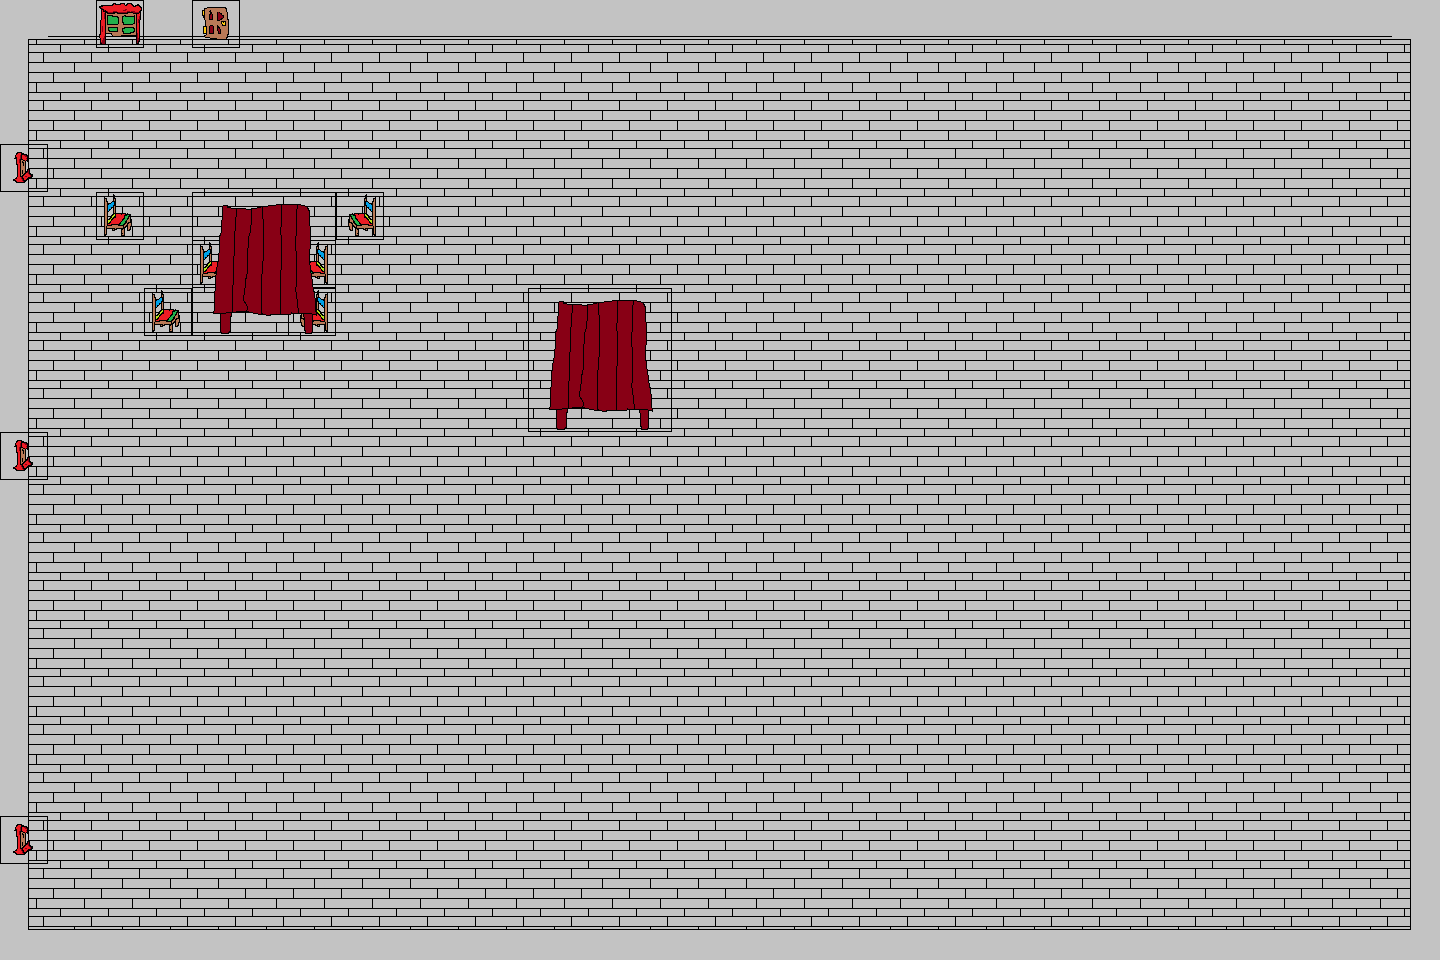

Tiled map render using the project's own tile images. Description and the whole map definition, tile-layer contents included, below:
An orthogonal 30x20 tile map with 48x48 px tiles, 3 tile layers (Floor Layer, Chair Layer, Collision Layer) and 5 objects.

<map version="1.10" tiledversion="1.10.2" orientation="orthogonal" renderorder="right-down" width="30" height="20" tilewidth="48" tileheight="48" infinite="0" nextlayerid="7" nextobjectid="6">
 <properties>
  <property name="Collision" type="bool" value="true" />
 </properties>
 <tileset firstgid="1" source="../TileSets/incrediblybadmspainttileset.tsx" />
 <layer id="1" name="Floor Layer" width="30" height="20">
  <data encoding="csv">
1,1,1,1,1,1,1,1,1,1,1,1,1,1,1,1,1,1,1,1,1,1,1,1,1,1,1,1,1,1,
1,1,1,1,1,1,1,1,1,1,1,1,1,1,1,1,1,1,1,1,1,1,1,1,1,1,1,1,1,1,
1,1,1,1,1,1,1,1,1,1,1,1,1,1,1,1,1,1,1,1,1,1,1,1,1,1,1,1,1,1,
1,1,1,1,1,1,1,1,1,1,1,1,1,1,1,1,1,1,1,1,1,1,1,1,1,1,1,1,1,1,
1,1,1,1,1,1,1,1,1,1,1,1,1,1,1,1,1,1,1,1,1,1,1,1,1,1,1,1,1,1,
1,1,1,1,1,1,1,1,1,1,1,1,1,1,1,1,1,1,1,1,1,1,1,1,1,1,1,1,1,1,
1,1,1,1,1,1,1,1,1,1,1,1,1,1,1,1,1,1,1,1,1,1,1,1,1,1,1,1,1,1,
1,1,1,1,1,1,1,1,1,1,1,1,1,1,1,1,1,1,1,1,1,1,1,1,1,1,1,1,1,1,
1,1,1,1,1,1,1,1,1,1,1,1,1,1,1,1,1,1,1,1,1,1,1,1,1,1,1,1,1,1,
1,1,1,1,1,1,1,1,1,1,1,1,1,1,1,1,1,1,1,1,1,1,1,1,1,1,1,1,1,1,
1,1,1,1,1,1,1,1,1,1,1,1,1,1,1,1,1,1,1,1,1,1,1,1,1,1,1,1,1,1,
1,1,1,1,1,1,1,1,1,1,1,1,1,1,1,1,1,1,1,1,1,1,1,1,1,1,1,1,1,1,
1,1,1,1,1,1,1,1,1,1,1,1,1,1,1,1,1,1,1,1,1,1,1,1,1,1,1,1,1,1,
1,1,1,1,1,1,1,1,1,1,1,1,1,1,1,1,1,1,1,1,1,1,1,1,1,1,1,1,1,1,
1,1,1,1,1,1,1,1,1,1,1,1,1,1,1,1,1,1,1,1,1,1,1,1,1,1,1,1,1,1,
1,1,1,1,1,1,1,1,1,1,1,1,1,1,1,1,1,1,1,1,1,1,1,1,1,1,1,1,1,1,
1,1,1,1,1,1,1,1,1,1,1,1,1,1,1,1,1,1,1,1,1,1,1,1,1,1,1,1,1,1,
1,1,1,1,1,1,1,1,1,1,1,1,1,1,1,1,1,1,1,1,1,1,1,1,1,1,1,1,1,1,
1,1,1,1,1,1,1,1,1,1,1,1,1,1,1,1,1,1,1,1,1,1,1,1,1,1,1,1,1,1,
1,1,1,1,1,1,1,1,1,1,1,1,1,1,1,1,1,1,1,1,1,1,1,1,1,1,1,1,1,1
</data>
 </layer>
 <layer id="3" name="Chair Layer" width="30" height="20">
  <data encoding="csv">
19,14,14,14,14,14,14,14,14,14,14,14,14,14,14,14,14,14,14,14,14,14,14,14,14,14,14,14,14,20,
16,0,0,0,0,0,0,0,0,0,0,0,0,0,0,0,0,0,0,0,0,0,0,0,0,0,0,0,0,15,
16,0,0,0,0,0,0,0,0,0,0,0,0,0,0,0,0,0,0,0,0,0,0,0,0,0,0,0,0,15,
16,0,0,0,0,0,0,0,0,0,0,0,0,0,0,0,0,0,0,0,0,0,0,0,0,0,0,0,0,15,
16,0,0,0,0,0,0,0,0,0,0,0,0,0,0,0,0,0,0,0,0,0,0,0,0,0,0,0,0,15,
16,0,0,0,97,0,98,0,0,0,0,0,0,0,0,0,0,0,0,0,0,0,0,0,0,0,0,0,0,15,
16,0,0,0,0,0,98,0,0,0,0,0,0,0,0,0,0,0,0,0,0,0,0,0,0,0,0,0,0,15,
16,0,0,0,0,0,0,0,0,0,0,0,0,0,0,0,0,0,0,0,0,0,0,0,0,0,0,0,0,15,
16,0,0,0,0,0,0,0,0,0,0,0,0,0,0,0,0,0,0,0,0,0,0,0,0,0,0,0,0,15,
16,0,0,0,0,0,0,0,0,0,0,0,0,0,0,0,0,0,0,0,0,0,0,0,0,0,0,0,0,15,
16,0,0,0,0,0,0,0,0,0,0,0,0,0,0,0,0,0,0,0,0,0,0,0,0,0,0,0,0,15,
16,0,0,0,0,0,0,0,0,0,0,0,0,0,0,0,0,0,0,0,0,0,0,0,0,0,0,0,0,15,
16,0,0,0,0,0,0,0,0,0,0,0,0,0,0,0,0,0,0,0,0,0,0,0,0,0,0,0,0,15,
16,0,0,0,0,0,0,0,0,0,0,0,0,0,0,0,0,0,0,0,0,0,0,0,0,0,0,0,0,15,
16,0,0,0,0,0,0,0,0,0,0,0,0,0,0,0,0,0,0,0,0,0,0,0,0,0,0,0,0,15,
16,0,0,0,0,0,0,0,0,0,0,0,0,0,0,0,0,0,0,0,0,0,0,0,0,0,0,0,0,15,
16,0,0,0,0,0,0,0,0,0,0,0,0,0,0,0,0,0,0,0,0,0,0,0,0,0,0,0,0,15,
16,0,0,0,0,0,0,0,0,0,0,0,0,0,0,0,0,0,0,0,0,0,0,0,0,0,0,0,0,15,
16,0,0,0,0,0,0,0,0,0,0,0,0,0,0,0,0,0,0,0,0,0,0,0,0,0,0,0,0,15,
17,13,13,13,13,13,13,13,13,13,13,13,13,13,13,13,13,13,13,13,13,13,13,13,13,13,13,13,13,18
</data>
 </layer>
 <layer id="6" name="Collision Layer" width="30" height="20">
  <properties>
   <property name="Collision" type="bool" value="true" />
  </properties>
  <data encoding="csv">
0,0,99,0,102,0,0,0,0,0,0,0,0,0,0,0,0,0,0,0,0,0,0,0,0,0,0,0,0,0,
0,0,0,0,0,0,0,0,0,0,0,0,0,0,0,0,0,0,0,0,0,0,0,0,0,0,0,0,0,0,
0,0,0,0,0,0,0,0,0,0,0,0,0,0,0,0,0,0,0,0,0,0,0,0,0,0,0,0,0,0,
100,0,0,0,0,0,0,0,0,0,0,0,0,0,0,0,0,0,0,0,0,0,0,0,0,0,0,0,0,0,
0,0,97,0,61,62,63,98,0,0,0,0,0,0,0,0,0,0,0,0,0,0,0,0,0,0,0,0,0,0,
0,0,0,0,73,74,75,0,0,0,0,0,0,0,0,0,0,0,0,0,0,0,0,0,0,0,0,0,0,0,
0,0,0,97,85,86,87,0,0,0,0,61,62,63,0,0,0,0,0,0,0,0,0,0,0,0,0,0,0,0,
0,0,0,0,0,0,0,0,0,0,0,73,74,75,0,0,0,0,0,0,0,0,0,0,0,0,0,0,0,0,
0,0,0,0,0,0,0,0,0,0,0,85,86,87,0,0,0,0,0,0,0,0,0,0,0,0,0,0,0,0,
100,0,0,0,0,0,0,0,0,0,0,0,0,0,0,0,0,0,0,0,0,0,0,0,0,0,0,0,0,0,
0,0,0,0,0,0,0,0,0,0,0,0,0,0,0,0,0,0,0,0,0,0,0,0,0,0,0,0,0,0,
0,0,0,0,0,0,0,0,0,0,0,0,0,0,0,0,0,0,0,0,0,0,0,0,0,0,0,0,0,0,
0,0,0,0,0,0,0,0,0,0,0,0,0,0,0,0,0,0,0,0,0,0,0,0,0,0,0,0,0,0,
0,0,0,0,0,0,0,0,0,0,0,0,0,0,0,0,0,0,0,0,0,0,0,0,0,0,0,0,0,0,
0,0,0,0,0,0,0,0,0,0,0,0,0,0,0,0,0,0,0,0,0,0,0,0,0,0,0,0,0,0,
0,0,0,0,0,0,0,0,0,0,0,0,0,0,0,0,0,0,0,0,0,0,0,0,0,0,0,0,0,0,
0,0,0,0,0,0,0,0,0,0,0,0,0,0,0,0,0,0,0,0,0,0,0,0,0,0,0,0,0,0,
100,0,0,0,0,0,0,0,0,0,0,0,0,0,0,0,0,0,0,0,0,0,0,0,0,0,0,0,0,0,
0,0,0,0,0,0,0,0,0,0,0,0,0,0,0,0,0,0,0,0,0,0,0,0,0,0,0,0,0,0,
0,0,0,0,0,0,0,0,0,0,0,0,0,0,0,0,0,0,0,0,0,0,0,0,0,0,0,0,0,0
</data>
 </layer>
 <objectgroup id="4" name="Collisions">
  <object id="1" x="217.333" y="201.333" width="97.3333" height="114.667" />
  <object id="2" x="97.3333" y="193.333" width="38.6667" height="48" />
  <object id="3" x="145.333" y="288" width="36" height="49.3333" />
  <object id="4" x="349.333" y="194.667" width="25.3333" height="42.6667" />
  <object id="5" x="554.667" y="298.667" width="101.333" height="118.667" />
 </objectgroup>
</map>
